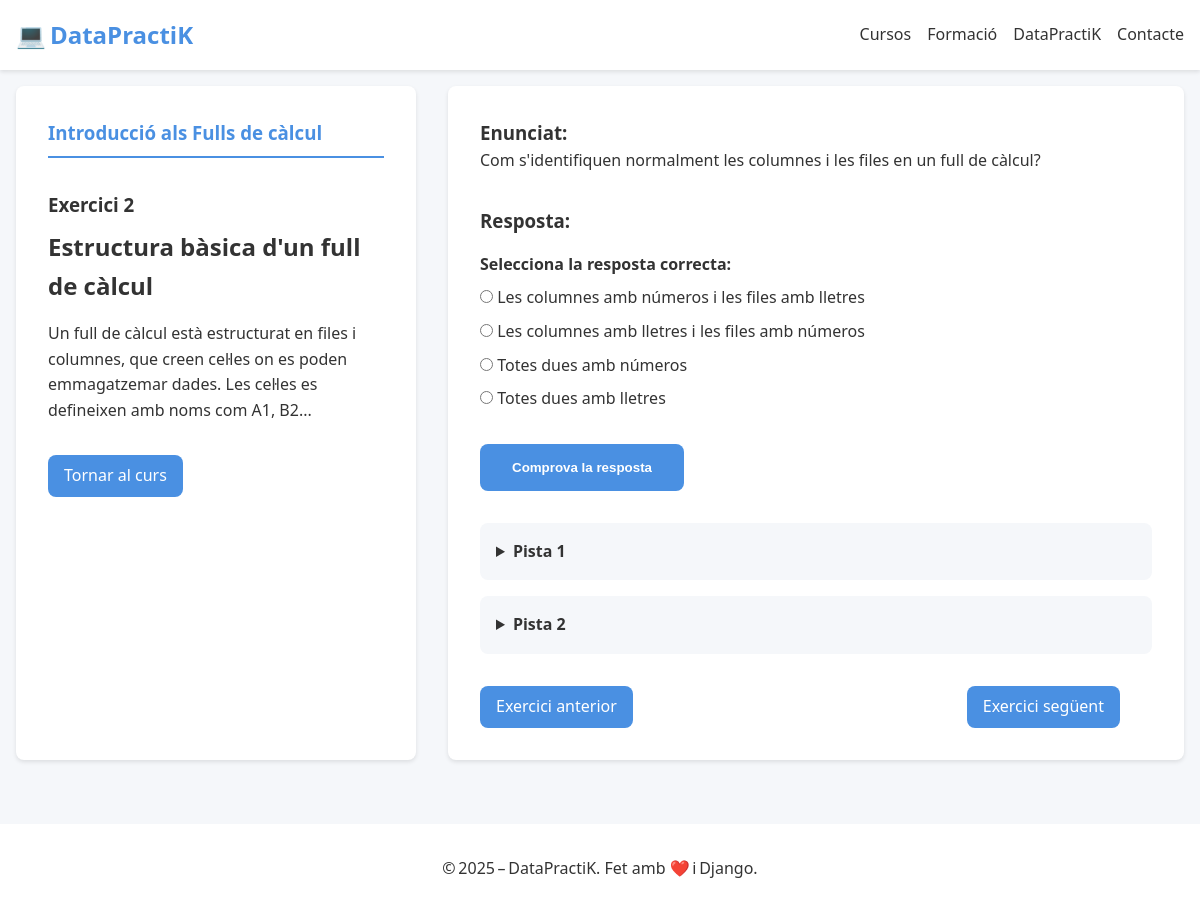
Page /curs/Excel/capitol/1/exercici/2/ on the committed database.
### app_django/models.py (models this page shows, shortened)
class Exercici(models.Model):
    class Tipus(models.TextChoices):
        CODI = 'codi', _("Escriure codi")
        TEST = 'test', _("Tipus test")
        IA = 'ia', _("Correcció amb IA")
        EXE = 'exe', _("Execució de codi")
    curs = models.ForeignKey(Curs, on_delete=models.CASCADE, related_name='exercicis', verbose_name=_("Curs"))
    capitol = models.ForeignKey(Capitol, on_delete=models.CASCADE, related_name='exercicis', verbose_name=_("Capítol"))
    numero = models.PositiveIntegerField(_("Número d'exercici"), default=0)
    titol = models.CharField(_("Títol de l'exercici"), max_length=200, null=True, blank=True)
    tipus = models.CharField(_("Tipus d'exercici"), max_length=20, choices=Tipus.choices)
    descripcio = models.TextField(_("Descripció"), null=True, blank=True)
    enunciat = models.TextField(_("Enunciat"))
    resposta_usuari = models.TextField(_("Resposta de l'usuari"), null=True, blank=True)
    solucio = models.TextField(_("Solució correcta"), null=True, blank=True)
    solucio_codi_1 = models.TextField(_("Solució en codi 1"), null=True, blank=True)
    solucio_codi_2 = models.TextField(_("Solució en codi 2"), null=True, blank=True)
    imatge_1 = models.ImageField(_("Imatge 1"), upload_to='exercicis/imatges/', null=True, blank=True)
    descripcio_imatge_1 = models.CharField(_("Descripció imatge 1"), max_length=255, null=True, blank=True)
    imatge_2 = models.ImageField(_("Imatge 2"), upload_to='exercicis/imatges/', null=True, blank=True)
    descripcio_imatge_2 = models.CharField(_("Descripció imatge 2"), max_length=255, null=True, blank=True)
    respostes_test = models.JSONField(_("Respostes del test"), null=True, blank=True)
    temps_estimat_minuts = models.IntegerField(_("Temps estimat (min)"), null=True, blank=True)
    pista_1 = models.TextField(_("Pista 1"), null=True, blank=True)
    pista_2 = models.TextField(_("Pista 2"), null=True, blank=True)
    class Meta:
        ordering = ['capitol__numero', 'numero']
        unique_together = ('capitol', 'numero')
        verbose_name = _("Exercici")
        verbose_name_plural = _("Exercicis")

class Capitol(models.Model):
    curs = models.ForeignKey(Curs, on_delete=models.CASCADE, related_name='capitols', verbose_name=_("Curs"))
    titol = models.CharField(_("Títol del capítol"), max_length=100)
    numero = models.PositiveIntegerField(_("Número del capítol"))
    dificultat = models.CharField(_("Dificultat"), max_length=50)
    preu = models.DecimalField(_("Preu"), max_digits=5, decimal_places=2, default=0.00)
    data_creacio = models.DateTimeField(_("Data de creació"), auto_now_add=True)
    class Meta:
        ordering = ['numero']
        unique_together = ('curs', 'numero')
        verbose_name = _("Capítol")
        verbose_name_plural = _("Capítols")

### app_django/views.py (the view, shortened to what this page needs)
# urls.py: path('curs/<str:curs_nom>/capitol/<int:capitol_num>/exercici/<int:exercici_num>/', views.exercici, name='exercici'),
def exercici(request, curs_nom, capitol_num, exercici_num):
    print(f"⚙️ Inici de la vista 'exercici' per al curs: {curs_nom}, capítol: {capitol_num}, exercici: {exercici_num}")
    curs = get_object_or_404(Curs, nom=curs_nom)
    capitol = get_object_or_404(Capitol, numero=capitol_num, curs=curs)
    exercici = get_object_or_404(Exercici, numero=exercici_num, capitol=capitol)
    missatge = ''
    resposta_correcta = False
    resposta_ia = ''
    exercici_seguent = Exercici.objects.filter(capitol=capitol, numero=exercici.numero + 1).first()
    exercici_anterior = Exercici.objects.filter(capitol=capitol, numero=exercici.numero - 1).first()
    return render(request, 'exercici.html', {
        'curs': curs,
        'capitol': capitol,
        'exercici': exercici,
        'missatge': missatge,
        'opcions': exercici.respostes_test if exercici.tipus == 'test' else None,
        'exercici_seguent': exercici_seguent,
        'exercici_anterior': exercici_anterior,
        'resposta_correcta': resposta_correcta,
        'resposta_ia': resposta_ia,
    })

### app_django/templates/exercici.html (shortened to what this page needs)
{% extends 'base.html' %}
{% load static %}
{% block content %}
<div class="exercise">
    <div class="exercise__container">
        <aside class="exercise__sidebar">
            <h3 class="exercise__chapter">{{ exercici.capitol.titol }}</h3>
            <h3 class="exercise__number">Exercici {{ exercici.numero }}</h3>
            <h2 class="exercise__title">{{ exercici.titol }}</h2>
            {% if exercici.descripcio %}
                <p class="exercise__description">{{ exercici.descripcio | safe}}</p>
            {% endif %}
            <div class="exercise__navigation">
                <a href="{% url 'index_curs' exercici.curs.nom %}" class="exercise__back-button">Tornar al curs</a>
            </div>
        </aside>
        <main class="exercise__main">
            <div class="exercise__content">
                <div class="exercise__statement">
                    <h3 class="exercise__statement-title">Enunciat:</h3>
                    <p>{{ exercici.enunciat | safe}}</p>
                </div>
                <form method="post" class="exercise__form">
                    <h3 class="exercise__response-title">Resposta:</h3>
                    {% if exercici.tipus in 'codi exe'%}
                        <textarea name="resposta_usuari" class="exercise__code-input" rows="5" placeholder="Escriu el teu codi aquí..."></textarea>
                    {% elif exercici.tipus == 'test' %}
                        <div class="exercise__test-options">
                            <h4>Selecciona la resposta correcta:</h4>
                            {% for opcio in exercici.respostes_test %}
                                <label class="exercise__test-option">
                                    <input type="radio" name="resposta_usuari" value="{{ opcio }}">
                                    <span>{{ opcio}}</span>
                                </label>
                            {% endfor %}
                        </div>
                    {% elif exercici.tipus == 'ia' %}
                        <textarea name="resposta_usuari" class="exercise__text-input" rows="5" placeholder="Escriu la teva resposta aquí..."></textarea>
                    {% endif %}
                    <button type="submit" class="exercise__submit-button">Comprova la resposta</button>
                </form>
                <div class="exercise__hints">
                    {% if exercici.pista_1 %}
                        <details class="exercise__hint">
                            <summary>Pista 1</summary>
                        </details>
                    {% endif %}
                    {% if exercici.pista_2 %}
                        <details class="exercise__hint">
                            <summary>Pista 2</summary>
                        </details>
                    {% endif %}
                </div>
                <div class="exercise__navigation-buttons">
                    {% if exercici_anterior %}
                        <a href="{% url 'exercici' exercici.curs.nom exercici_anterior.capitol.numero exercici_anterior.numero %}" class="exercise__previous-button">Exercici anterior</a>
                    {% endif %}
                    {% if exercici_seguent %}
                        <a href="{% url 'exercici' exercici.curs.nom exercici_seguent.capitol.numero exercici_seguent.numero %}" class="exercise__next-button">Exercici següent</a>
                    {% endif %}
                </div>
            </div>
        </main>
    </div>
</div>
{% endblock %}

### app_django/static/css/style.css (style rules this page uses)
:root { --color-primary: #4a90e2; --color-secondary: #0000ff; --color-accent: #07bb8e; --color-text: #333333; --color-text-light: #666666; --color-background: #f5f7fa; --color-white: #ffffff; --color-success: #4caf50; --color-error: #f44336; --border-radius: 8px; --spacing-xs: 0.5rem; --spacing-sm: 1rem; --spacing-md: 2rem; --spacing-lg: 3rem; --font-family: 'Segoe UI', system-ui, sans-serif; --shadow-sm: 0 2px 4px rgba(0, 0, 0, 0.1); --shadow-md: 0 4px 6px rgba(0, 0, 0, 0.1); --max-width: 1600px; --font-size-xs: 0.75rem; --font-size-sm: 1rem; --font-size-md: 1.25rem; --font-size-md: 1.25rem; --font-size-md-lg: 1.5rem; --font-size-lg: 2.5rem; }
* { margin: 0; padding: 0; box-sizing: border-box; }
body { font-family: var(--font-family); line-height: 1.6; color: var(--color-text); background-color: var(--color-background); }
.exercise { max-width: var(--max-width); margin: 0 auto; padding: var(--spacing-sm); }
.exercise__container { display: grid; grid-template-columns: 400px 1fr; gap: var(--spacing-md); }
.exercise__sidebar { background: var(--color-white); padding: var(--spacing-md); border-radius: var(--border-radius); box-shadow: var(--shadow-sm); }
.exercise__main { background: var(--color-white); padding: var(--spacing-md); border-radius: var(--border-radius); box-shadow: var(--shadow-sm); }
.exercise__title { margin-bottom: var(--spacing-sm); }
.exercise__number { margin-bottom: var(--spacing-xs); }
.exercise__chapter { color: var(--color-primary); margin-bottom: var(--spacing-md); padding-bottom: var(--spacing-xs); border-bottom: 2px solid var(--color-primary); }
.exercise__navigation-buttons { display: flex; justify-content: space-between; margin-top: var(--spacing-md); }
.exercise__previous-button, .exercise__next-button { display: inline-block; padding: var(--spacing-xs) var(--spacing-sm); background-color: var(--color-primary); color: var(--color-white); text-decoration: none; border-radius: var(--border-radius); transition: opacity 0.3s ease; margin-right: var(--spacing-md); }
.exercise__back-button { display: inline-block; padding: var(--spacing-xs) var(--spacing-sm); background-color: var(--color-primary); color: var(--color-white); text-decoration: none; border-radius: var(--border-radius); margin-top: var(--spacing-md); }
.exercise__form { margin-top: var(--spacing-md); }
.exercise__test-options { margin: var(--spacing-sm) 0; }
.exercise__test-option { display: block; margin: var(--spacing-xs) 0; cursor: pointer; }
.exercise__submit-button { background-color: var(--color-primary); color: var(--color-white); border: none; padding: var(--spacing-sm) var(--spacing-md); border-radius: var(--border-radius); cursor: pointer; font-weight: 600; margin-top: var(--spacing-sm); }
.exercise__hints { margin-top: var(--spacing-md); }
.exercise__hint { margin: var(--spacing-sm) 0; padding: var(--spacing-sm); background-color: var(--color-background); border-radius: var(--border-radius); }
.exercise__hint summary { cursor: pointer; font-weight: 600; }

### app_django/templates/base.html (style rules this page uses)
html { scroll-behavior:smooth; }

### rows in the picture
Exercici: capitol.titol "Introducció als Fulls de càlcul", numero "2", titol "Estructura bàsica d'un full de càlcul", descripcio "Un full de càlcul està estructurat en files i columnes, que creen cel·les on es poden emmagatzemar dades. Les cel·les es defineixen amb noms com A1, B2...", enunciat "Com s'identifiquen normalment les columnes i les files en un full de càlcul?"

### other values in the picture
{{ opcio }} "Les columnes amb números i les files amb lletres" "Les columnes amb lletres i les files amb números" "Totes dues amb números" "Totes dues amb lletres"
